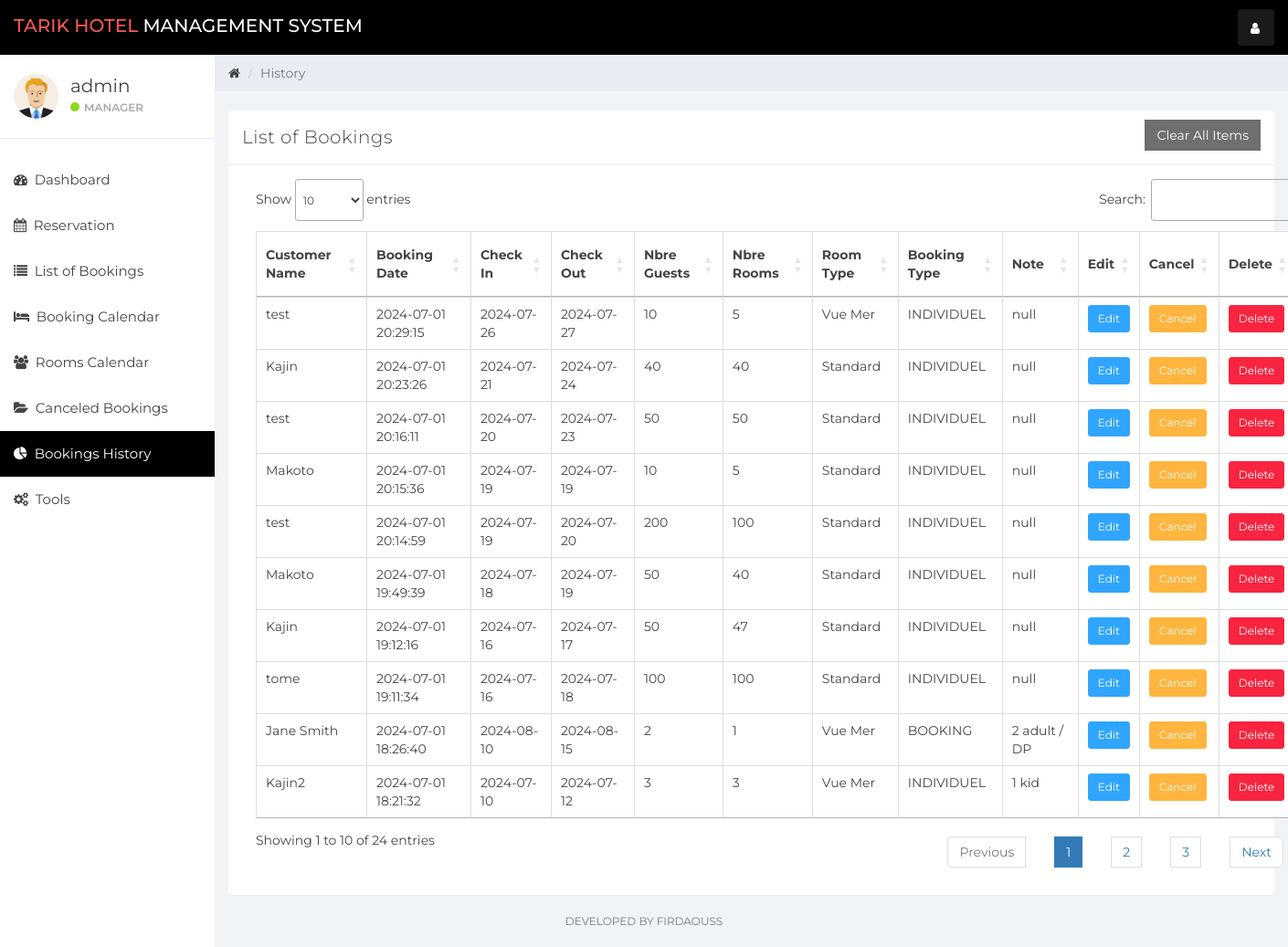
Page /index.php?history_reservation (signed in) on the committed database.
### tables this page shows
CREATE TABLE `user` (
  `id` int(11) NOT NULL,
  `name` varchar(100) NOT NULL,
  `username` varchar(15) NOT NULL,
  `email` varchar(100) NOT NULL,
  `password` varchar(100) NOT NULL,
  `created_at` timestamp NOT NULL DEFAULT current_timestamp()
);

CREATE TABLE `bookings` (
  `booking_id` int(11) NOT NULL,
  `user_id` int(11) NOT NULL,
  `customer_name` varchar(100) NOT NULL,
  `contact_no` varchar(20) NOT NULL,
  `email` varchar(100) NOT NULL,
  `id_card` varchar(50) NOT NULL,
  `address` varchar(255) NOT NULL,
  `checkin_date` date NOT NULL,
  `checkout_date` date NOT NULL,
  `rooms` int(11) NOT NULL,
  `guests` int(11) NOT NULL,
  `booking_date` timestamp NOT NULL DEFAULT current_timestamp(),
  `note` varchar(100) DEFAULT NULL,
  `booking_type_id` int(11) DEFAULT NULL,
  `room_type` varchar(100) DEFAULT NULL
);

CREATE TABLE `booking_types` (
  `id` int(11) NOT NULL,
  `type_name` varchar(255) NOT NULL
);

### history_reservation.php (the view, shortened to what this page needs)
<?php
include_once 'db.php';
$query = "SELECT bookings.*, booking_types.type_name
          FROM bookings
          LEFT JOIN booking_types ON bookings.booking_type_id = booking_types.id
          WHERE checkout_date < CURDATE()
          ORDER BY booking_date DESC";
$result = mysqli_query($connection, $query);
$bookings = [];
if (mysqli_num_rows($result) > 0) {
    while ($row = mysqli_fetch_assoc($result)) {
        $bookings[] = $row;
    }
}
?>
<div class="col-sm-9 col-sm-offset-3 col-lg-10 col-lg-offset-2 main">
    <div class="row">
        <ol class="breadcrumb">
            <li><a href="index.php">
                    <em class="fa fa-home"></em>
                </a></li>
            <li class="active">History </li>
        </ol>
    </div>
    <br>
    <div class="row">
        <div class="col-lg-12">
        </div>
    </div>
    <div class="row">
        <div class="col-lg-12">
            <div class="panel panel-default">
                <div class="panel-heading">List of Bookings
<button class="btn btn-secondary pull-right clear-all-booking" style="border-radius:0%" data-toggle="modal" data-target="#addRoom">Clear All Items</button>
                </div>
                <div class="panel-body">
                <div class="container mt-5">
                    <table id="bookingsTable" class="table table-bordered">
                        <thead>
                        <tr>
                <th>Customer Name</th>
                <th>Booking Date</th>
                <th>Check In</th>
                <th>Check Out</th>
                <th>Nbre Guests</th>
                <th>Nbre Rooms</th>
                <th>Room Type</th>
                <th>Booking Type</th>
                <th>Note</th>
                <th>Edit</th>
                <th>Cancel</th>
                <th>Delete</th>
            </tr>
        </thead>
        <tbody>
            <?php if (count($bookings) > 0): ?>
                <?php foreach ($bookings as $booking): ?>
                    <tr>
                    <td><a href="#" class="booking-link" data-booking-id="<?php echo $booking['booking_id']; ?>"><?php echo $booking['customer_name']; ?></a></td>
                    <td><?php echo $booking['booking_date']; ?></td>
                        <td><?php echo $booking['checkin_date']; ?></td>
                        <td><?php echo $booking['checkout_date']; ?></td>
                        <td><?php echo $booking['guests']; ?></td>
                        <td><?php echo $booking['rooms']; ?></td>
                        <td><?php echo $booking['room_type']; ?></td>
                        <td><?php echo $booking['type_name']; ?></td>
                        <td><?php echo $booking['note']; ?></td>
                        <td><a href="index.php?edit_reservation&booking_id=<?php echo $booking['booking_id']; ?>" class="btn btn-primary btn-sm">Edit</a></td>
                        <td><button class="btn btn-warning btn-sm cancel-booking" data-booking-id="<?php echo $booking['booking_id']; ?>">Cancel</button></td>
                        <td><button class="btn btn-danger btn-sm delete-booking" data-booking-id="<?php echo $booking['booking_id']; ?>">Delete</button></td>
                    </tr>
                <?php endforeach; ?>
            <?php else: ?>
                <tr>
                    <td colspan="8">No bookings found.</td>
                </tr>
            <?php endif; ?>
                        </tbody>
                    </table>
                </div>
                </div>
            </div>
        </div>
    </div>
</div>
    <div class="row">
        <div class="col-sm-12">
        <p class="back-link">Developed By Firdaouss</p>
        </div>
    </div>

### header.php (shortened to what this page needs)
<!DOCTYPE html>
<html>
<head>
    <link href="css/bootstrap.min.css" rel="stylesheet">
    <link href="css/font-awesome.min.css" rel="stylesheet">
    <link href="css/datepicker3.css" rel="stylesheet">
    <link href="css/dataTables.bootstrap.min.css" rel="stylesheet">
    <link href="css/styles.css" rel="stylesheet">
    <link rel="stylesheet" type="text/css" href="https://cdn.datatables.net/1.11.5/css/jquery.dataTables.css">
    <link rel="stylesheet" href="https://cdnjs.cloudflare.com/ajax/libs/fullcalendar/3.10.2/fullcalendar.min.css">
    <link rel="stylesheet" href="https://cdnjs.cloudflare.com/ajax/libs/fullcalendar/3.10.2/fullcalendar.min.css">
</head>
<body>
<nav class="navbar navbar-custom navbar-fixed-top" role="navigation">
    <div class="container-fluid">
        <div class="navbar-header">
            <a class="navbar-brand" href="index.php?dashboard"><span>Tarik Hotel </span>Management System</a>
            <ul class="nav navbar-top-links navbar-right">
                <li class="dropdown"><a class="dropdown-toggle count-info" data-toggle="dropdown" href="#">
                        <em class="fa fa-user"></em>
                    </a>
                </li>
            </ul>
        </div>
    </div>
</nav>

### sidebar.php (shortened to what this page needs)
<div id="sidebar-collapse" class="col-sm-3 col-lg-2 sidebar">
    <div class="profile-sidebar">
        <div class="profile-userpic">
            <img src="img/user.png" class="img-responsive" alt="">
        </div>
        <div class="profile-usertitle">
            <div class="profile-usertitle-name"><?php echo $user['name'];?></div>
            <div class="profile-usertitle-status"><span class="indicator label-success"></span>Manager</div>
        </div>
    </div>
    <ul class="nav menu">
    <?php
        if (isset($_GET['dashboard'])){ ?>
            <li class="active">
                <a href="index.php?dashboard"><em class="fa fa-dashboard">&nbsp;</em>
                    Dashboard
                </a>
            </li>
        <?php } else{?>
            <li>
                <a href="index.php?dashboard"><em class="fa fa-dashboard">&nbsp;</em>
                    Dashboard
                </a>
            </li>
        <?php }
        if (isset($_GET['reservation'])){ ?>
            <li class="active">
            <a href="index.php?reservation"><em class="fa fa-calendar">&nbsp;</em>
                    Reservation
                </a>
            </li>
        <?php } else{?>
            <li>
            <a href="index.php?reservation"><em class="fa fa-calendar">&nbsp;</em>
                    Reservation
                </a>
            </li>
        <?php }
         if (isset($_GET['reservationlist'])){ ?>
            <li class="active">
                <a href="index.php?reservationlist"><em class="fa fa-list">&nbsp;</em>
                List of Bookings
                </a>
            </li>
        <?php } else{?>
        <li>
            <a href="index.php?reservationlist"><em class="fa fa-list">&nbsp;</em>
            List of Bookings
            </a>
        </li>
<?php }
        if (isset($_GET['booking_calendar'])){ ?>
            <li class="active">
                <a href="booking_calendar.php?booking_calendar"><em class="fa fa-bed">&nbsp;</em>
                Booking Calendar
                </a>
            </li>
        <?php } else{?>
            <li>
            <a href="booking_calendar.php?booking_calendar"><em class="fa fa-bed">&nbsp;</em>
            Booking Calendar
                </a>
            </li>
        <?php }
        if (isset($_GET['rooms_calendar'])){ ?>
            <li class="active">
                <a href="rooms_calendar.php?rooms_calendar"><em class="fa fa-users">&nbsp;</em>
                Rooms Calendar
                </a>
            </li>
        <?php } else{?>
            <li>
                <a href="rooms_calendar.php?rooms_calendar"><em class="fa fa-users">&nbsp;</em>
                Rooms Calendar
                </a>
            </li>
            <?php }
        ?>
        <?php
        if (isset($_GET['canceled_reservations_list'])){ ?>
            <li class="active">
                <a href="index.php?canceled_reservations_list"><em class="fa fa-folder-open">&nbsp;</em>
                Canceled Bookings
                </a>
            </li>
        <?php } else{?>
            <li>
                <a href="index.php?canceled_reservations_list"><em class="fa fa-folder-open">&nbsp;</em>
                Canceled Bookings
                </a>
            </li>
        <?php }
        ?>
        <?php
        if (isset($_GET['history_reservation'])){ ?>
            <li class="active">
                <a href="index.php?history_reservation"><em class="fa fa-pie-chart">&nbsp;</em>
                    Bookings History
                </a>
            </li>
        <?php }
        ?>
        <?php
        if (isset($_GET['tools'])){ ?>
            <li class="active">
                <a href="index.php?tools"><em class="fa fa-cogs">&nbsp;</em>
                    Tools
                </a>
            </li>
        <?php } else{?>
        <li>
            <a href="index.php?tools"><em class="fa fa-cogs">&nbsp;</em>
            Tools
            </a>
        </li>
<?php }?>
    </ul>
</div>

### index.php (shortened to what this page needs)
<?php
include_once "db.php";
if (isset($_SESSION['user_id'])){
    $user_id = $_SESSION['user_id'];
    $userQuery = "SELECT * FROM user WHERE id = '$user_id'";
    $result = mysqli_query($connection, $userQuery);
    $user = mysqli_fetch_assoc($result);
}else{
    header('Location:login.php');
}
include_once "header.php";
include_once "sidebar.php";
if (isset($_GET['dashboard'])){
    include_once "dashboard.php";
}
elseif (isset($_GET['room_mang'])){
    include_once "room_mang.php";
}
elseif (isset($_GET['reservation'])){
    include_once "reservation.php";
}
elseif (isset($_GET['booking_calendar'])){
    include_once "booking_calendar.php";
}
elseif (isset($_GET['add_emp'])){
    include_once "add_emp.php";
}
elseif (isset($_GET['complain'])){
    include_once "complain.php";
}
elseif (isset($_GET['statistics'])){
    include_once "statistics.php";
}
elseif (isset($_GET['rooms_calendar'])){
    include_once "rooms_calendar.php";
}elseif(isset($_GET['reservationlist'])){
    include_once "reservationlist.php";
}
elseif(isset($_GET['edit_reservation'])){
    include_once "edit_reservation.php";
}
elseif(isset($_GET['canceled_reservations_list'])){
    include_once "canceled_reservations_list.php";
}
elseif(isset($_GET['history_reservation'])){
    include_once "history_reservation.php";
}
elseif(isset($_GET['tools'])){
    include_once "tools.php";
}
else{
    include_once "dashboard.php";
}
include_once "footer.php";

### footer.php (shortened to what this page needs)
</body>
</html>

### rows in the picture
user: name "admin"
bookings: customer_name "test", booking_date "2024-07-01 20:29:15", checkin_date "2024-07-26", checkout_date "2024-07-27", guests "10", rooms "5", room_type "Vue Mer", booking_type.type_name "INDIVIDUEL", note "null"
bookings: customer_name "Kajin", booking_date "2024-07-01 20:23:26", checkin_date "2024-07-21", checkout_date "2024-07-24", guests "40", rooms "40", room_type "Standard", booking_type.type_name "INDIVIDUEL", note "null"
bookings: customer_name "test", booking_date "2024-07-01 20:16:11", checkin_date "2024-07-20", checkout_date "2024-07-23", guests "50", rooms "50", room_type "Standard", booking_type.type_name "INDIVIDUEL", note "null"
bookings: customer_name "Makoto", booking_date "2024-07-01 20:15:36", checkin_date "2024-07-19", checkout_date "2024-07-19", guests "10", rooms "5", room_type "Standard", booking_type.type_name "INDIVIDUEL", note "null"
bookings: customer_name "test", booking_date "2024-07-01 20:14:59", checkin_date "2024-07-19", checkout_date "2024-07-20", guests "200", rooms "100", room_type "Standard", booking_type.type_name "INDIVIDUEL", note "null"
bookings: customer_name "Makoto", booking_date "2024-07-01 19:49:39", checkin_date "2024-07-18", checkout_date "2024-07-19", guests "50", rooms "40", room_type "Standard", booking_type.type_name "INDIVIDUEL", note "null"
bookings: customer_name "Kajin", booking_date "2024-07-01 19:12:16", checkin_date "2024-07-16", checkout_date "2024-07-17", guests "50", rooms "47", room_type "Standard", booking_type.type_name "INDIVIDUEL", note "null"
bookings: customer_name "tome", booking_date "2024-07-01 19:11:34", checkin_date "2024-07-16", checkout_date "2024-07-18", guests "100", rooms "100", room_type "Standard", booking_type.type_name "INDIVIDUEL", note "null"
bookings: customer_name "Jane Smith", booking_date "2024-07-01 18:26:40", checkin_date "2024-08-10", checkout_date "2024-08-15", guests "2", rooms "1", room_type "Vue Mer", booking_type.type_name "BOOKING", note "2 adult / DP"
bookings: customer_name "Kajin2", booking_date "2024-07-01 18:21:32", checkin_date "2024-07-10", checkout_date "2024-07-12", guests "3", rooms "3", room_type "Vue Mer", booking_type.type_name "INDIVIDUEL", note "1 kid"
